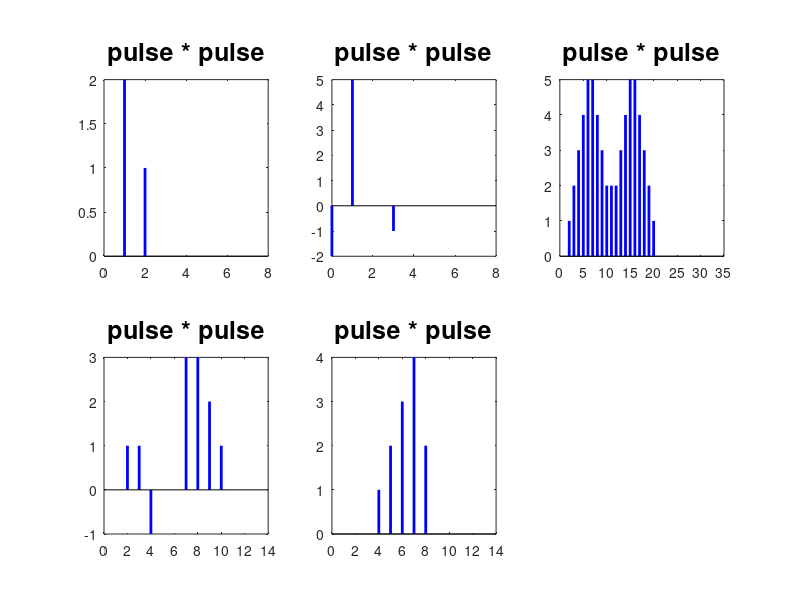

MATLAB code for this plot:
% Convolution_MatlabDEMO.m
% Matlab DEMOS for the lecture "ConvolutionExamples"
% richb, February 2014

%---EXAMPLE 1
%---Convolve a rectangular pulse with itself

% pulse
x1 = [0 1 0 0 0 ]';
x2 = [2 1 0 0 0 ]';
y_a = conv(x1,x2);

x3 = [2 -1 0 0 0 ]';
x4 = [-1 2 1 0 0 ]';
y_b = conv(x3,x4);

x5 = [1 1 1 1 1 0 0 0 0 0 0 0 0 0 0 0 0]';
x6 = [0 0 1 1 1 1 1 1 0 0 0 1 1 1 1 1 1]';
y_c = conv(x5,x6);

x7 = [1 2 1 1 0 0 0 0 ]';
x8 = [0 0 1 -1 0 0 1 1 ]';
y_d = conv(x7,x8);

x9 = [0 0 0 ones(1,100000)]';
x10 = [1 1 1 1 -2 -2 0 0 0 0 0 0 0]';
y_2 = conv(x9,x10);
n10 = 0:length(x10)-1;
 

% zero pad x to make the pulse the same length as y for more clear plotting
x1(length(y_a)) = 0;
n = 0:length(y_a)-1;

x3(length(y_b)) = 0;
n2 = 0:length(y_b)-1;

x5(length(y_c)) = 0;
n3 = 0:length(y_c)-1;

x7(length(y_d)) = 0;
n4 = 0:length(y_d)-1;
figure('units','normalized','position',[0 0 1 1.5]);
% subplot(221)
% stem(n,x3,'b','Marker','none','LineWidth',2);axis([0 7 -1 1]);
% title('pulse','fontsize',18)

subplot(231)
stem(n,y_a,'b','Marker','none','LineWidth',2);
title('pulse * pulse','fontsize',18)
subplot(232)
stem(n2,y_b,'b','Marker','none','LineWidth',2);
title('pulse * pulse','fontsize',18)
subplot(233)
stem(n3,y_c,'b','Marker','none','LineWidth',2);
title('pulse * pulse','fontsize',18)
subplot(234)
stem(n4,y_d,'b','Marker','none','LineWidth',2);
title('pulse * pulse','fontsize',18)
subplot(235)
stem(y_2(1:length(n10)),'b','Marker','none','LineWidth',2);
title('pulse * pulse','fontsize',18)
